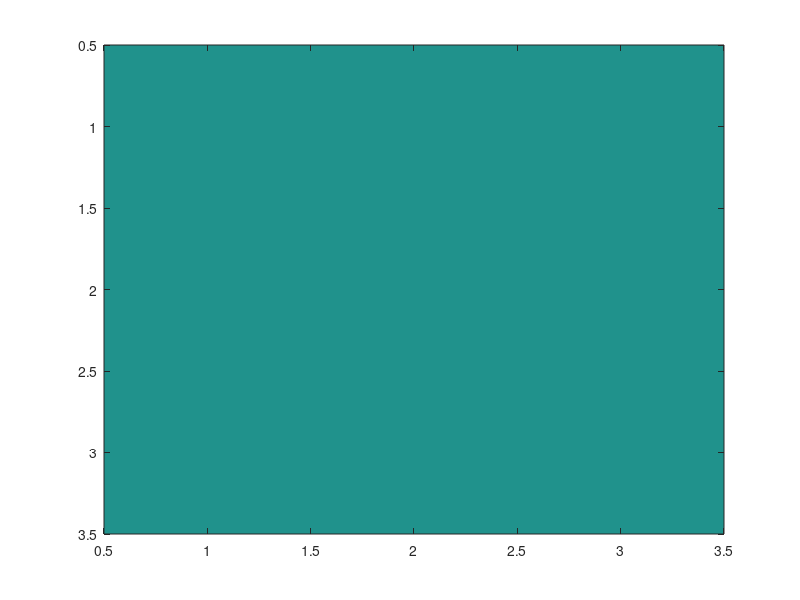

MATLAB code to generate this figure: (Note: this script raises an error after producing the figure.)
% mutant_fit
%%% looping through mutants and conditions to fit the same model

%% load Data folder
data_path = '/projects/LEIFER/Kevin/Data_learn/Mutants/data_analysis/Data_files';
sav_path = '/projects/LEIFER/Kevin/Data_learn/Mutants/data_analysis/';
fileList = dir(fullfile(data_path, '*.mat'));

%% parameter settings
rep = 5;  % repetition per fold to make sure that it is the better fit
L = length(fileList);  % K-fold cross-validation
n_params = 13;  % number of parameters in our model for now
mle_mut_params = zeros(L, n_params); % L x N
trainLL = zeros(L,1);

%% looping
for li = 1:numel(fileList)
    
    %%% load Data structure
    fileName = fileList(li).name;
    filePath = fullfile(data_path, fileName);
    load(filePath);
    
    %%% training, with small repetition
    x_temp = zeros(rep,n_params);
    fv_temp = zeros(1,rep);
    for ri = 1:rep   % test with repreats to find the max MLE
        [x_MLE, fval] = MLE_mGLM(Data);
        fv_temp(ri) = fval;
        x_temp(ri,:) = x_MLE;
    end
        
    % record MLE
    [minv,pos] = min(fv_temp);
    x_MLE = x_temp(pos,:);
    mle_mut_params(li, :) = x_MLE;
    trainLL(li) = minv;
end

%% CI
CIs = zeros(1,3*3);
for li = 1:numel(fileList)
    
    %%% load Data structure
    fileName = fileList(li).name;
    filePath = fullfile(data_path, fileName);
    load(filePath);
    
    cii = 0;
    c_down = 0;
    ci1 = 0;  ci2 = 0;
    for di = 1:length(Data)
        dC = Data(di).dc(end) - Data(di).dc(1);
        c0 = Data(di).dc(1);
        if  dC > 0
            cii = cii + dC/(100-c0);
            ci1 = ci1 + 1;
%             cii = cii + 1;
        else
            c_down = c_down + dC/(c0-10);
            ci2 = ci2 + 1;
        end
    end
%     CIs(li) = cii/di;
    CIs(li) = (cii/ci1 + c_down/ci2);%/ (cii + abs(c_down));
end
CIs = reshape(CIs,[3,3]);
figure;
imagesc(CIs)

%% Analysis
load('/projects/LEIFER/Kevin/Data_learn/Mutants/data_analysis/N2_params.mat')
mut_idex = zeros(2,3,3);  % id x condition x strain
N2_param = squeeze(mle_params(5,:,:));
N2_param = N2_param([1,3,2],:);
mut_param = reshape(mle_mut_params,[3,3,13]);
xtickLabels = {'AIB-','AIY-','AIZ-'};
ytickLabels = {'app','ave','nai'};
ii = 1;
for ss = 1:3  % strain
    for cc = 1:3  % condition
        temp_param = squeeze(mut_param(cc,ss,:))';
        temp_n2_param = N2_param(cc,:);
        ii = ii+1;
        mut_idex(1,cc,ss) = -(BRW_id(temp_n2_param)*1 - BRW_id(temp_param));% / BRW_id(temp_n2_param);  % BRW index comparison
        mut_idex(2,cc,ss) = (temp_n2_param(8)*1 - temp_param(8));% / temp_n2_param(8);  % WV index comparison
    end
end

figure;
subplot(131); imagesc(CIs); colorbar(); title('CI'); xticklabels(xtickLabels); yticklabels(ytickLabels); yticks([1:3]);%colormap(jet(256))
subplot(132); imagesc(squeeze(mut_idex(1,:,:))); colorbar(); title('BRW'); xticklabels(xtickLabels); yticklabels(ytickLabels); yticks([1:3]);%colormap(jet(256))
subplot(133); imagesc(squeeze(mut_idex(2,:,:))); colorbar(); title('WV'); xticklabels(xtickLabels); yticklabels(ytickLabels); yticks([1:3]);%colormap(jet(256))

%% arrow plots
figure
N2_param = squeeze(mle_params(4,:,:));
N2_param = N2_param([1,3,2],:);
N2_ci = [0.42, 0.02, 0.21];
arrowHeadSize = 2;
ii = 9;
for cc = 1:3
    for ss = 1:3
        %%% plot arrow
        temp_param = squeeze(mut_param(cc,ss,:))';
        temp_n2_param = N2_param(cc,:);
        temp_n2_ci = N2_ci(cc);
        
        d_brw = (BRW_id(temp_param) - BRW_id(temp_n2_param));% / BRW_id(temp_n2_param);  % BRW index comparison
        d_wv =  WV_id(temp_param) -  WV_id(temp_n2_param);
%         d_wv = (-temp_param(8) - -temp_n2_param(8));% / temp_n2_param(8);  % WV index comparison
        d_ci = CIs(cc,ss) - temp_n2_ci;
        
        subplot(131)
        plot(N2_ci(cc), ii,'o'); hold on
        h0 = quiver(temp_n2_ci, ii, d_ci, 0,0,  'autoScale', 'off'); hold on
        set(gcf,'color','w'); set(gca,'Fontsize',20); title('CI'); yticks([])
        subplot(132)
        semilogx(BRW_id(temp_n2_param), ii,'o'); hold on
        h1 = quiver((BRW_id(temp_n2_param)), ii, (d_brw), 0,0,  'autoScale', 'off'); hold on
        set(gcf,'color','w'); set(gca,'Fontsize',20); title('BRW'); yticks([])
%         h1.MaxHeadSize = 10000000;
%         set(h, 'UData', arrowLength * d_brw, 'VData', arrowLength * 0);
%         h.AutoScaleFactor = arrow_size*d_brw;
%         h.MaxHeadSize  = 5;
        subplot(133)
%         plot(-temp_n2_param(8), ii,'o'); hold on
        plot(WV_id(temp_n2_param), ii,'o'); hold on
        h2 = quiver(WV_id(temp_n2_param), ii, -d_wv, 0,0,  'autoScale', 'off'); hold on
        set(gcf,'color','w'); set(gca,'Fontsize',20); title('WV'); yticks([])
%         h2.MaxHeadSize = arrowHeadSize/abs(d_wv);
%         set(h, 'UData', arrowLength * d_wv, 'VData', arrowLength * 0);
%         h.AutoScaleFactor = arrow_size*d_wv;
%         h.MaxHeadSize  = 0.5;
        ii = ii-1;
        
    end    
end

%%
save('/projects/LEIFER/Kevin/Data_learn/Mutants/data_analysis/mle_mut_params.mat','mle_mut_params')

%% functions
function [x_MLE, fval] = MLE_mGLM(Data_train)
    [xx_train, yy_train, mask_train] = data2xy(Data_train);
    nB = 4;
    [cosBasis, tgrid, basisPeaks] = makeRaisedCosBasis(nB, [0, 8], 1.3);
    ang_fit = yy_train;
    dcp_fit = xx_train(2,:);
    ddc_fit = xx_train(1,:);
    trials_fit = mask_train;
    lfun = @(x)nLL_kernel_hist2(x, ang_fit, dcp_fit, ddc_fit, cosBasis, .1, trials_fit);
    opts = optimset('display','iter');
    LB = [1e-0, 1e-5, ones(1,nB)*-inf, 0.0 -inf, 1e-0, -inf, 1e-1, 1e-0*10, 0.1];
    UB = [200, 1., ones(1,nB)*inf, 0.1, inf, 50, inf, 100, 50, 1];
    prs0 = [50, 0.1, randn(1,nB)*10, 0.01, -10, 25, 10, 25, 5, 1.];
    prs0 = prs0 + prs0.*randn(1,length(UB))*0.1;
    [x,fval,EXITFLAG,OUTPUT,LAMBDA,GRAD,HESSIAN] = fmincon(lfun,prs0,[],[],[],[],LB,UB,[],opts);
    x_MLE = x;
end

function [wv] = WV_id(x);
    [cosBasis, tgrid, basisPeaks] = makeRaisedCosBasis(4, [0, 8], 1.3);
    tt = 0:length(cosBasis)-1;
    vec = x(8)*exp(-tt/x(9));
    wv = abs(x(8));%norm(vec) *1;
end

function [brw] = BRW_id(x)
    [cosBasis, tgrid, basisPeaks] = makeRaisedCosBasis(4, [0, 8], 1.3);
    delta = x(2) - x(7);
    beta = norm(x(3:6)*cosBasis');
    brw = (1)*beta*1;
end
